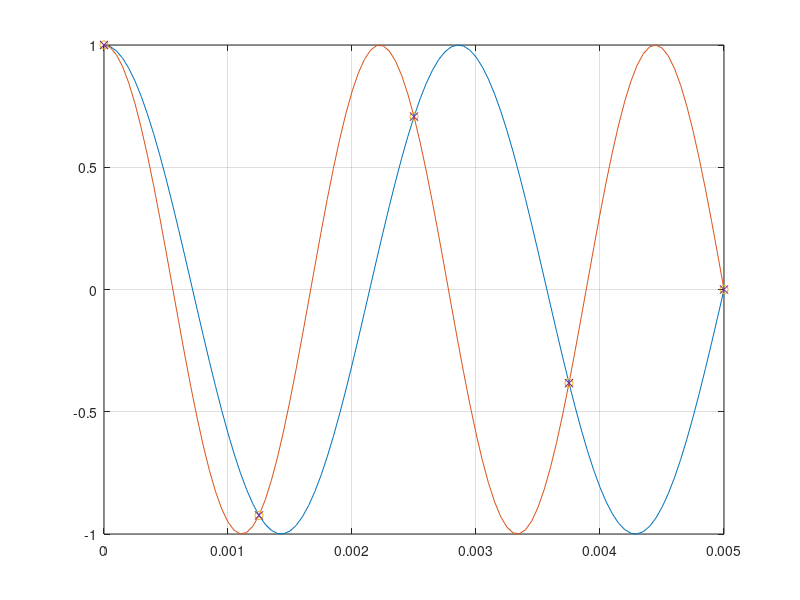

The MATLAB script that drew this image:
F0 = 350;  % x(t) Frequency x(t) = cos(2*pi*F0*t)

Fs = 800;    % Sampling Frequency
Te = 1/Fs;    % Sampling Time Period
 F1 = Fs-F0;    % 

tmax = .005; mtm = [0:tmax/100:tmax];
xt = cos(2*pi*F0*mtm);

yt = cos(2*pi*F1*mtm);
plot(mtm, [xt', yt']); grid on; hold on;
n1max = floor(tmax/Te);

mtm = [0:n1max] * Te; % Sampling times

xen0 = cos(2*pi*F0*mtm);

plot(mtm, xen0, 'o');

xen1 = cos(2*pi*F1*mtm);
plot(mtm, xen1, 'x'); hold off;



